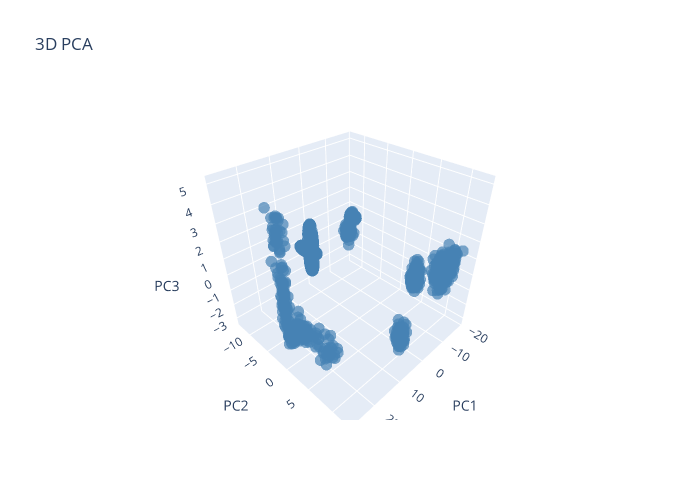

Here is the notebook cell this chart was saved with:
### Code cell
fig.update_layout(
    title='3D PCA',scene=dict(xaxis_title='PC1',yaxis_title='PC2',zaxis_title='PC3'),
    width=700,
    height=500
)
fig.show()

### Figure 1 — Plotly figure (JSON) as saved in the notebook; plotly's stock layout.template omitted (floating-point values rounded to 4 significant figures; data arrays with more than 128 entries replaced by an {"elided": "..."} marker saying what was removed)
{"data": [{"marker": {"color": "steelblue", "opacity": 0.7, "size": 4}, "mode": "markers", "type": "scatter3d", "x": {"elided": "1000 float values"}, "y": {"elided": "1000 float values"}, "z": {"elided": "1000 float values"}}], "layout": {"height": 500, "scene": {"xaxis": {"title": {"text": "PC1"}}, "yaxis": {"title": {"text": "PC2"}}, "zaxis": {"title": {"text": "PC3"}}}, "title": {"text": "3D PCA"}, "width": 700}}
